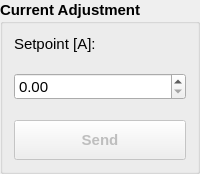
      <widget class="QGroupBox" name="Configuracao_Manual">
       <property name="sizePolicy">
        <sizepolicy hsizetype="Minimum" vsizetype="Preferred">
         <horstretch>0</horstretch>
         <verstretch>0</verstretch>
        </sizepolicy>
       </property>
       <property name="font">
        <font>
         <pointsize>11</pointsize>
         <weight>75</weight>
         <bold>true</bold>
        </font>
       </property>
       <property name="title">
        <string>Current Adjustment</string>
       </property>
       <layout class="QGridLayout" name="gridLayout_3">
        <property name="spacing">
         <number>20</number>
        </property>
        <item row="0" column="0">
         <layout class="QVBoxLayout" name="verticalLayout">
          <item>
           <widget class="QLabel" name="label_81">
            <property name="sizePolicy">
             <sizepolicy hsizetype="Minimum" vsizetype="Preferred">
              <horstretch>0</horstretch>
              <verstretch>0</verstretch>
             </sizepolicy>
            </property>
            <property name="font">
             <font>
              <weight>50</weight>
              <bold>false</bold>
             </font>
            </property>
            <property name="text">
             <string>Setpoint [A]: </string>
            </property>
            <property name="alignment">
             <set>Qt::AlignLeading|Qt::AlignLeft|Qt::AlignVCenter</set>
            </property>
           </widget>
          </item>
          <item>
           <widget class="QDoubleSpinBox" name="sb_current_setpoint">
            <property name="font">
             <font>
              <weight>50</weight>
              <bold>false</bold>
             </font>
            </property>
            <property name="maximum">
             <double>1100.000000000000000</double>
            </property>
           </widget>
          </item>
          <item>
           <widget class="QPushButton" name="pb_send">
            <property name="enabled">
             <bool>false</bool>
            </property>
            <property name="minimumSize">
             <size>
              <width>0</width>
              <height>40</height>
             </size>
            </property>
            <property name="font">
             <font>
              <pointsize>11</pointsize>
              <weight>75</weight>
              <bold>true</bold>
             </font>
            </property>
            <property name="text">
             <string>Send</string>
            </property>
            <property name="icon">
             <iconset>
              <normaloff>../../resources/img/check.png</normaloff>../../resources/img/check.png</iconset>
            </property>
           </widget>
          </item>
         </layout>
        </item>
       </layout>
      </widget>
